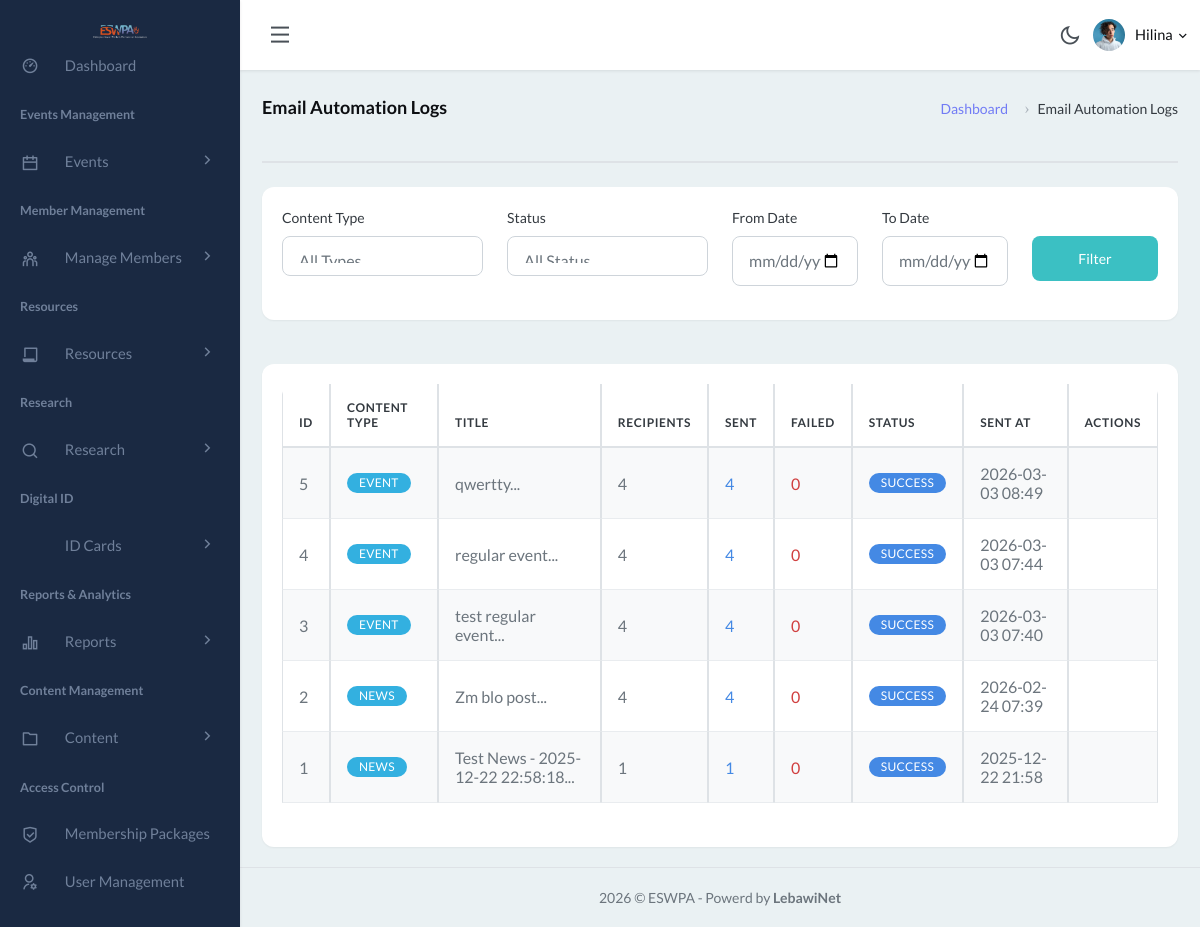
/admin/email_automation_logs.php (signed in), run on the app's committed database.
### tables this page shows
CREATE TABLE IF NOT EXISTS `email_automation_logs` (
  `id` int NOT NULL AUTO_INCREMENT,
  `content_type` enum('news','blog','report','event','resource') NOT NULL,
  `content_id` int NOT NULL,
  `content_title` varchar(255) NOT NULL,
  `recipients_count` int NOT NULL DEFAULT '0',
  `sent_count` int NOT NULL DEFAULT '0',
  `failed_count` int NOT NULL DEFAULT '0',
  `sent_at` timestamp NOT NULL DEFAULT CURRENT_TIMESTAMP,
  `sent_by` int DEFAULT NULL,
  `status` enum('success','failed','partial') NOT NULL,
  `error_message` text,
  PRIMARY KEY (`id`),
  KEY `idx_content_type` (`content_type`),
  KEY `idx_content_id` (`content_id`),
  KEY `idx_sent_at` (`sent_at`),
  KEY `idx_status` (`status`),
  KEY `idx_sent_by` (`sent_by`)
);

### admin/email_automation_logs.php (the view, shortened to what this page needs)
<?php
include 'header.php';
$date_from = $_GET['date_from'] ?? '';
$date_to = $_GET['date_to'] ?? '';
$where = [];
$whereClause = !empty($where) ? "WHERE " . implode(" AND ", $where) : "";
$logsQuery = "SELECT * FROM email_automation_logs $whereClause ORDER BY sent_at DESC LIMIT 100";
$logsStmt = $conn->prepare($logsQuery);
$logsStmt->execute();
$logsResult = $logsStmt->get_result();
$logs = [];
while ($row = $logsResult->fetch_assoc()) {
    $logs[] = $row;
}
?>
<body>
    <div class="wrapper">
        <?php include 'sidebar.php'; ?>
        <div class="content-page">
            <div class="content">
                <div class="container-fluid">
                    <div class="row">
                        <div class="col-12">
                            <div class="page-title-box">
                                <div class="page-title-right">
                                    <ol class="breadcrumb m-0">
                                        <li class="breadcrumb-item"><a href="index.php">Dashboard</a></li>
                                        <li class="breadcrumb-item active">Email Automation Logs</li>
                                    </ol>
                                </div>
                                <h4 class="page-title">Email Automation Logs</h4>
                            </div>
                        </div>
                    </div>
                    <div class="row mb-3">
                        <div class="col-12">
                            <div class="card">
                                <div class="card-body">
                                    <form method="GET" class="row g-3">
                                        <div class="col-md-3">
                                            <label class="form-label">Content Type</label>
                                            <select class="form-control" name="type">
                                                <option value="">All Types</option>
                                            </select>
                                        </div>
                                        <div class="col-md-3">
                                            <label class="form-label">Status</label>
                                            <select class="form-control" name="status">
                                                <option value="">All Status</option>
                                            </select>
                                        </div>
                                        <div class="col-md-2">
                                            <label class="form-label">From Date</label>
                                            <input type="date" class="form-control" name="date_from" value="<?php echo htmlspecialchars($date_from); ?>">
                                        </div>
                                        <div class="col-md-2">
                                            <label class="form-label">To Date</label>
                                            <input type="date" class="form-control" name="date_to" value="<?php echo htmlspecialchars($date_to); ?>">
                                        </div>
                                        <div class="col-md-2">
                                            <label class="form-label">&nbsp;</label>
                                            <button type="submit" class="btn btn-primary d-block w-100">Filter</button>
                                        </div>
                                    </form>
                                </div>
                            </div>
                        </div>
                    </div>
                    <div class="row">
                        <div class="col-12">
                            <div class="card">
                                <div class="card-body">
                                    <div class="table-responsive">
                                        <table class="table table-striped table-bordered" id="logs-datatable">
                                            <thead>
                                                <tr>
                                                    <th>ID</th>
                                                    <th>Content Type</th>
                                                    <th>Title</th>
                                                    <th>Recipients</th>
                                                    <th>Sent</th>
                                                    <th>Failed</th>
                                                    <th>Status</th>
                                                    <th>Sent At</th>
                                                    <th>Actions</th>
                                                </tr>
                                            </thead>
                                            <tbody>
                                                <?php foreach ($logs as $log): ?>
                                                <tr>
                                                    <td><?php echo $log['id']; ?></td>
                                                    <td><span class="badge bg-info"><?php echo ucfirst($log['content_type']); ?></span></td>
                                                    <td><?php echo htmlspecialchars(substr($log['content_title'], 0, 40)) . '...'; ?></td>
                                                    <td><?php echo number_format($log['recipients_count']); ?></td>
                                                    <td><span class="text-success"><?php echo number_format($log['sent_count']); ?></span></td>
                                                    <td><span class="text-danger"><?php echo number_format($log['failed_count']); ?></span></td>
                                                    <td>
                                                        <?php
                                                        $statusClass = $log['status'] == 'success' ? 'success' : ($log['status'] == 'failed' ? 'danger' : 'warning');
                                                        ?>
                                                        <span class="badge bg-<?php echo $statusClass; ?>"><?php echo ucfirst($log['status']); ?></span>
                                                    </td>
                                                    <td><?php echo date('Y-m-d H:i', strtotime($log['sent_at'])); ?></td>
                                                    <td>
                                                    </td>
                                                </tr>
                                                <?php endforeach; ?>
                                            </tbody>
                                        </table>
                                    </div>
                                </div>
                            </div>
                        </div>
                    </div>
                </div>
            </div>
            <?php include 'footer.php'; ?>
        </div>
    </div>
</body>
</html>

### admin/assets/css/design-system.css (style rules this page uses)
body { font-family: var(--ds-font-family-base); font-weight: var(--ds-font-weight-normal); line-height: var(--ds-line-height-normal); color: var(--ds-gray-800); }
h1, h2, h3, h4, h5, h6, .h1, .h2, .h3, .h4, .h5, .h6 { font-weight: var(--ds-font-weight-bold); line-height: var(--ds-line-height-tight); color: var(--ds-gray-900); margin-bottom: var(--ds-spacing-4); }
.page-title { font-size: var(--ds-font-size-2xl); font-weight: var(--ds-font-weight-bold); color: var(--ds-gray-900); }
.card, .btn, .form-control, .nav-link, .side-nav-link { transition: all var(--ds-transition-fast); }
.form-label { font-weight: var(--ds-font-weight-medium); color: var(--ds-gray-700); margin-bottom: var(--ds-spacing-2); font-size: var(--ds-font-size-sm); }
.form-control, .form-select { border-radius: var(--ds-radius-md); border: 1px solid var(--ds-gray-300); padding: var(--ds-spacing-3) var(--ds-spacing-4); font-size: var(--ds-font-size-base); transition: all var(--ds-transition-fast); }
.form-control::placeholder { color: var(--ds-gray-400); }
.btn { border-radius: var(--ds-radius-md); font-weight: var(--ds-font-weight-medium); padding: var(--ds-spacing-3) var(--ds-spacing-6); transition: all var(--ds-transition-fast); border: none; cursor: pointer; display: inline-flex; align-items: center; justify-content: center; gap: var(--ds-spacing-2); }
.card { border: none; border-radius: var(--ds-radius-lg); box-shadow: var(--ds-shadow-sm); overflow: hidden; background: white; transition: all var(--ds-transition-base); }
.card-body { padding: var(--ds-spacing-5); }
.table { border-collapse: separate; border-spacing: 0; width: 100%; }
.table thead th { font-weight: var(--ds-font-weight-semibold); color: var(--ds-gray-700); text-transform: uppercase; font-size: var(--ds-font-size-xs); letter-spacing: 0.05em; border-bottom: 2px solid var(--ds-gray-200); padding: var(--ds-spacing-4); background-color: var(--ds-gray-50); position: relative; }
.table tbody td { padding: var(--ds-spacing-4); border-bottom: 1px solid var(--ds-gray-100); vertical-align: middle; transition: background-color var(--ds-transition-fast); }
.table tbody tr { transition: all var(--ds-transition-fast); }
.table-striped tbody tr:nth-of-type(odd) { background-color: rgba(0, 0, 0, 0.02); }
.table-responsive { border-radius: var(--ds-radius-lg); overflow: hidden; }
.badge { font-weight: var(--ds-font-weight-medium); padding: var(--ds-spacing-1) var(--ds-spacing-3); border-radius: var(--ds-radius-full); font-size: var(--ds-font-size-xs); text-transform: uppercase; letter-spacing: 0.025em; }
.breadcrumb { background-color: transparent; padding: var(--ds-spacing-3) 0; margin-bottom: var(--ds-spacing-4); font-size: var(--ds-font-size-sm); }
.breadcrumb-item { color: var(--ds-gray-600); }
.breadcrumb-item a { color: var(--ds-primary); text-decoration: none; transition: color var(--ds-transition-fast); }
.breadcrumb-item.active { color: var(--ds-gray-700); font-weight: var(--ds-font-weight-medium); }
.breadcrumb-item + .breadcrumb-item::before { content: "›"; color: var(--ds-gray-400); padding: 0 var(--ds-spacing-2); font-weight: var(--ds-font-weight-normal); }
.page-title-box { margin-bottom: var(--ds-spacing-6); padding-bottom: var(--ds-spacing-4); border-bottom: 2px solid var(--ds-gray-200); }
.page-title { margin-bottom: var(--ds-spacing-2); }

### admin/header.php (style rules this page uses)
html, body, body * { filter: none !important; backdrop-filter: none !important; }

### data on the page
email_automation_logs: id "5", content_type "EVENT", content_title "qwertty", recipients_count "4", sent_count "4", failed_count "0", status "SUCCESS", sent_at "2026-03-03 08:49"
email_automation_logs: id "4", content_type "EVENT", content_title "regular event", recipients_count "4", sent_count "4", failed_count "0", status "SUCCESS", sent_at "2026-03-03 07:44"
email_automation_logs: id "3", content_type "EVENT", content_title "test regular event", recipients_count "4", sent_count "4", failed_count "0", status "SUCCESS", sent_at "2026-03-03 07:40"
email_automation_logs: id "2", content_type "NEWS", content_title "Zm blo post", recipients_count "4", sent_count "4", failed_count "0", status "SUCCESS", sent_at "2026-02-24 07:39"
email_automation_logs: id "1", content_type "NEWS", content_title "Test News - 2025-12-22 22:58:18", recipients_count "1", sent_count "1", failed_count "0", status "SUCCESS", sent_at "2025-12-22 21:58"

### other printed values
$_SESSION['username'] "Hilina"
